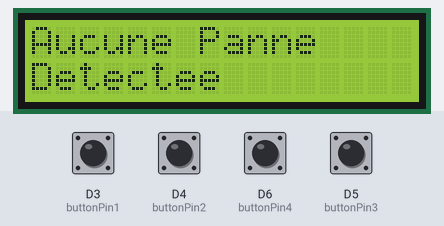
A sketch run on a simulated ESP8266 (NodeMCU). Shown: 16×2 character LCD. The inputs (shaded band) are chosen by the test bench; at power-on: D3 (buttonPin1), D4 (buttonPin2), D5 (buttonPin3), D6 (buttonPin4) HIGH. WiFi joins after 1.5 s; servers stay silent unless stated; what the sketch prints to the serial monitor is not drawn.

Above: at 2.8 s.
2.9 s: D3 (buttonPin1) pulled LOW for 0.15 s
At 5.8 s:
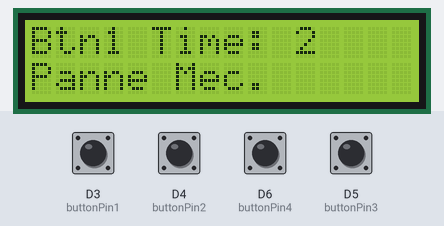
6.0 s: D3 (buttonPin1) pulled LOW for 1 s
At 6.9 s:
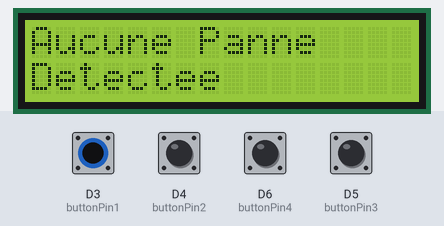
8.5 s: D4 (buttonPin2) pulled LOW for 0.15 s
At 9.0 s:
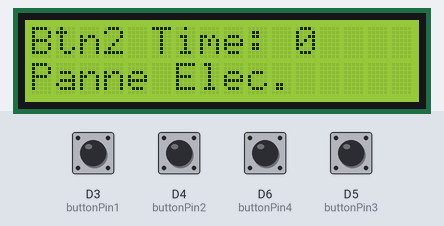
11.6 s: D4 (buttonPin2) pulled LOW for 1 s
At 12.9 s:
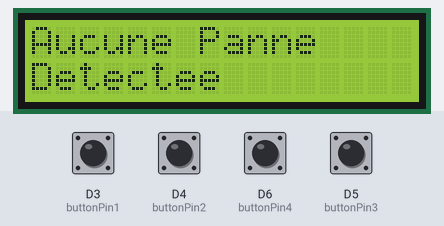
15.6 s: D5 (buttonPin3) pulled LOW for 0.15 s
At 18.2 s:
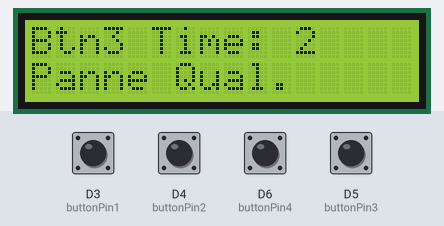
18.7 s: D5 (buttonPin3) pulled LOW for 1 s
At 20.5 s:
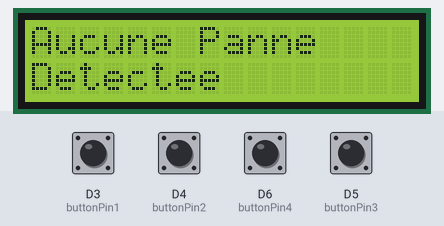
Timing chart, 0 to 22.0 s (numbered marks = the images above; inputs shaded):
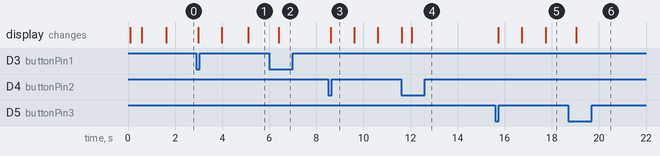

The sketch:

bouttons.ino
```cpp
#include <ESP8266WiFi.h>
#include <WiFiClient.h>
#include <LiquidCrystal_I2C.h>
#include <ThingSpeak.h>

// Configurations WiFi
const char* ssid = "Mot de passe";
const char* password = "123123123";

// Configuration ThingSpeak
const char* myWriteAPIKey = "JE4ZR6XIPAPJCIBG";
unsigned long myChannelNumber = 2610671;

// Boutons
int buttonPin1 = D3;
int buttonPin2 = D4;
int buttonPin3 = D5;
int buttonPin4 = D6;

int buttonState1;
int lastButtonState1 = HIGH;

int buttonState2;
int lastButtonState2 = HIGH;

int buttonState3;
int lastButtonState3 = HIGH;

int buttonState4;
int lastButtonState4 = HIGH;

unsigned long startTime1 = 0;
unsigned long elapsedTime1 = 0;
bool counting1 = false;

unsigned long startTime2 = 0;
unsigned long elapsedTime2 = 0;
bool counting2 = false;

unsigned long startTime3 = 0;
unsigned long elapsedTime3 = 0;
bool counting3 = false;

unsigned long startTime4 = 0;
unsigned long elapsedTime4 = 0;
bool counting4 = false;

WiFiClient client;
LiquidCrystal_I2C lcd(0x27, 16, 2);

void setup() {
    Serial.begin(9600);
    delay(10);

    // Initialisation de l'afficheur LCD
    lcd.init();
    lcd.backlight();
    lcd.setCursor(0, 0);
    lcd.print("Connecting...");

    Serial.print("Connecting to ");
    Serial.println(ssid);

    WiFi.begin(ssid, password);
    while (WiFi.status() != WL_CONNECTED) {
        delay(500);
        Serial.print(".");
        lcd.setCursor(0, 1);
        lcd.print(".");
    }
    Serial.println("Connected to WiFi");
    lcd.clear();
    lcd.setCursor(0, 0);
    lcd.print("Connected!");

    ThingSpeak.begin(client);

    // Configuration des boutons
    pinMode(buttonPin1, INPUT_PULLUP);
    pinMode(buttonPin2, INPUT_PULLUP);
    pinMode(buttonPin3, INPUT_PULLUP);
    pinMode(buttonPin4, INPUT_PULLUP);
}

void loop() {
    // Gestion du bouton 1 (Panne mécanique)
    buttonState1 = digitalRead(buttonPin1);
    if (buttonState1 == LOW && lastButtonState1 == HIGH) {
        if (counting1) {
            // Stoppe le compteur et envoie le temps cumulé
            elapsedTime1 += millis() - startTime1;
            sendTimeToThingSpeak(elapsedTime1, 1);
            counting1 = false;
        } else {
            // Démarre le compteur
            startTime1 = millis();
            elapsedTime1 = 0; // Reset elapsed time
            counting1 = true;
        }
    }
    lastButtonState1 = buttonState1;

    // Gestion du bouton 2 (Panne électrique)
    buttonState2 = digitalRead(buttonPin2);
    if (buttonState2 == LOW && lastButtonState2 == HIGH) {
        if (counting2) {
            // Stoppe le compteur et envoie le temps cumulé
            elapsedTime2 += millis() - startTime2;
            sendTimeToThingSpeak(elapsedTime2, 2);
            counting2 = false;
        } else {
            // Démarre le compteur
            startTime2 = millis();
            elapsedTime2 = 0; // Reset elapsed time
            counting2 = true;
        }
    }
    lastButtonState2 = buttonState2;

    // Gestion du bouton 3 (Panne qualité)
    buttonState3 = digitalRead(buttonPin3);
    if (buttonState3 == LOW && lastButtonState3 == HIGH) {
        if (counting3) {
            // Stoppe le compteur et envoie le temps cumulé
            elapsedTime3 += millis() - startTime3;
            sendTimeToThingSpeak(elapsedTime3, 3);
            counting3 = false;
        } else {
            // Démarre le compteur
            startTime3 = millis();
            elapsedTime3 = 0; // Reset elapsed time
            counting3 = true;
        }
    }
    lastButtonState3 = buttonState3;

    // Gestion du bouton 4 (Réglage machine)
    buttonState4 = digitalRead(buttonPin4);
    if (buttonState4 == LOW && lastButtonState4 == HIGH) {
        if (counting4) {
            // Stoppe le compteur et envoie le temps cumulé
            elapsedTime4 += millis() - startTime4;
            sendTimeToThingSpeak(elapsedTime4, 4);
            counting4 = false;
        } else {
            // Démarre le compteur
            startTime4 = millis();
            elapsedTime4 = 0; // Reset elapsed time
            counting4 = true;
        }
    }
    lastButtonState4 = buttonState4;

    // Mise à jour de l'affichage LCD
    updateLCD();

    delay(100); // Réduire le délai pour une détection plus rapide des boutons
}

void updateLCD() {
    lcd.clear();
    if (counting1) {
        unsigned long currentTime1 = millis() - startTime1;
        lcd.setCursor(0, 0);
        lcd.print("Btn1 Time: ");
        lcd.print((elapsedTime1 + currentTime1) / 1000); // Convertir en secondes
        lcd.setCursor(0, 1);
        lcd.print("Panne Mec.");
    } else if (counting2) {
        unsigned long currentTime2 = millis() - startTime2;
        lcd.setCursor(0, 0);
        lcd.print("Btn2 Time: ");
        lcd.print((elapsedTime2 + currentTime2) / 1000); // Convertir en secondes
        lcd.setCursor(0, 1);
        lcd.print("Panne Elec.");
    } else if (counting3) {
        unsigned long currentTime3 = millis() - startTime3;
        lcd.setCursor(0, 0);
        lcd.print("Btn3 Time: ");
        lcd.print((elapsedTime3 + currentTime3) / 1000); // Convertir en secondes
        lcd.setCursor(0, 1);
        lcd.print("Panne Qual.");
    } else if (counting4) {
        unsigned long currentTime4 = millis() - startTime4;
        lcd.setCursor(0, 0);
        lcd.print("Btn4 Time: ");
        lcd.print((elapsedTime4 + currentTime4) / 1000); // Convertir en secondes
        lcd.setCursor(0, 1);
        lcd.print("Reglage Mach.");
    } else {
        lcd.setCursor(0, 0);
        lcd.print("Aucune Panne");
        lcd.setCursor(0, 1);
        lcd.print("Detectee");
    }
}

void sendTimeToThingSpeak(unsigned long time, int field) {
    if (WiFi.status() == WL_CONNECTED) {
        Serial.print("Sending time ");
        Serial.print(time / 1000); // Convertir en secondes
        Serial.print(" to ThingSpeak (Field ");
        Serial.print(field);
        Serial.println(")...");

        int responseCode = ThingSpeak.writeField(myChannelNumber, field, (long)(time / 1000), myWriteAPIKey);
        if (responseCode == 200) {
            Serial.println("Data sent to ThingSpeak successfully");
        } else {
            Serial.println("Problem sending data to ThingSpeak. HTTP error code: " + String(responseCode));
        }
    } else {
        Serial.println("WiFi not connected");
    }
}
//code des 4 butons
```

Measured:
- after the input at 2.9 s, the display: first changes after 0.08 s (image 1 shows a later state)
- after the input at 6.0 s, the display: changes after 0.40 s (image 2)
- after the input at 8.5 s, the display: changes after 0.11 s (image 3)
- after the input at 11.6 s, the display: first differs from a run without the input after 0.44 s (image 4)
- after the input at 15.6 s, the display: first changes after 0.13 s (image 5 shows a later state)
- after the input at 18.7 s, the display: changes after 0.34 s (image 6)
